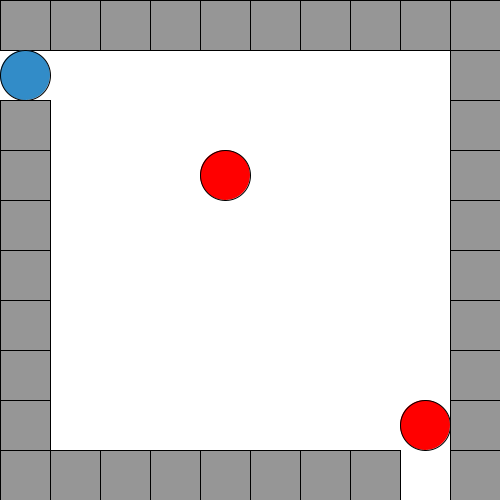
Frame 1 (no input)
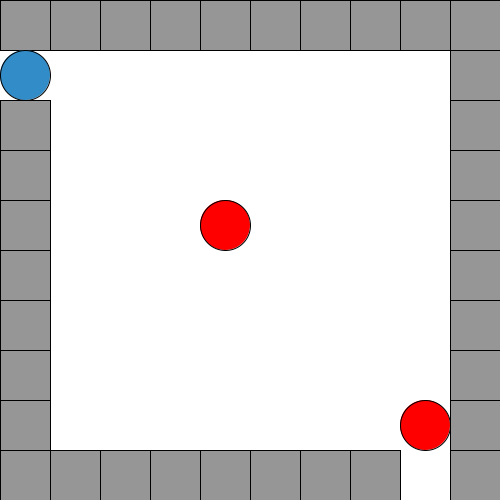
Frame 60 (the mouse pressed at the canvas centre just before this capture)
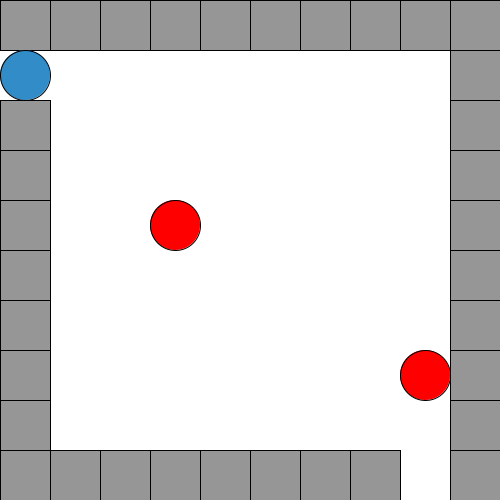
Frame 120 (the mouse held since frame 60 and released just before this capture)

The Processing sketch that drew these frames (run headless with seeded random() and noise(); from frame 60 on, the mouse is pressed at the canvas centre):

// Processing sketch: sketch_180523a
// ── sketch_180523a.pde
public class PixelGungeon{
    private Tile[][] map;
    private Player playerStore;
    private ArrayList<Monster> enemies = new ArrayList();
    private char[] dirs = {'w','d','s','a'};
    
    public PixelGungeon(){
  map = new Tile[10][10];
  mapGen();
    }

    public void mapGen(){
  for (int r = 0; r<map.length; r++){
      for (int c = 0; c<map[0].length; c++){
    map[r][c] = new Tile(r , c , false);
      }
  }
  for (int n=0; n<map[0].length; n++){
      map[0][n] = new Tile(0 , n , true);
      map[map.length-1][n] = new Tile( map.length - 1 , n , true);
  }
  for (int n=0; n<map.length; n++){
      map[n][0] = new Tile(n , 0 , true) ;
      map[n][map[0].length-1] = new Tile( n  , map[0].length - 1 , true);
  }
  map[0][1] = new Tile(0,1, false);
  map[8][9] = new Tile(8,9, false);
  Player b = new Player(10,10,"Jeff",0,1);
  map[0][1].PlayerOn(b);
  playerStore = b;
  Monster m = new Monster(10,10,"Bob",4,3);
  enemies.add(m);
  map[4][3].MonsterOn(m);
  Monster m2 = new Monster(10,10,"Bob2",8,8);
  enemies.add(m2);
  map[8][8].MonsterOn(m2);
    }


  public String toString(){
  String dump = "";
  if (map.length==0){
      return "[]";
  }
  for (int c=0; c<map.length; c++){
     for (int r=0; r<map[0].length; r++){
        if(map[r][c].isWall)
        {
        dump += "W";
        }
        else if(map[r][c].checkPlayer())
        {
        dump += "P";
        }
        else if(map[r][c].checkMonster())
        {
        dump += "M";
        }
        else if(map[r][c].isTile())
        {
        dump += " ";
        }
     }
     dump += "\n";
  }
  return dump;
  }
        
    public void moveRight(Character character) 
      {
        System.out.println("Move right");
          int row = character.getX();
          int col = character.getY();
          if(row + 1 < map.length){
              if (character instanceof Player){
              if(map[row + 1][col].checkMonster()) 
               {
                   map[row + 1][col].getMonster().setHealth(map[row + 1][col].getMonster().getHealth() - ((Player)character).Attack());
                   
                   if(map[row + 1][col].getMonster().getHealth() <= 0)
                     {
                         enemies.remove(map[row+1][col].getMonster());
                         map[row + 1][col].removeMonster();
                     }
               }
              else if(!(map[row+1][col].isWall()))
               {
               map[row][col].removePlayer();
               map[row+1][col].PlayerOn((Player)character);
               character.move('d');
               System.out.println("Player loc: " + row + ", " + col);
               }
              }
              else {
                if (!map[row + 1][col].checkMonster() && !map[row+1][col].checkPlayer() && !map[row+1][col].isWall()){
                 map[row][col].removeMonster();
                 map[row+1][col].MonsterOn((Monster)character);
                 character.move('d');
                 System.out.println("Monster loc: " + row + ", " + col);
                }
              }
            }
      }
     
     public void moveLeft(Character character) 
      {
        System.out.println("Move left");
          int row = character.getX();
          int col = character.getY();
          if(row - 1 >=0){
              if (character instanceof Player){
              if(map[row - 1][col].checkMonster()) 
               {
                   map[row - 1][col].getMonster().setHealth(map[row - 1][col].getMonster().getHealth() - ((Player)character).Attack());
                   
                   if(map[row - 1][col].getMonster().getHealth() <= 0)
                     {
                         enemies.remove(map[row-1][col].getMonster());
                         map[row - 1][col].removeMonster();
                     }
               }
              else if(!(map[row-1][col].isWall()))
               {
               map[row][col].removePlayer();
               map[row-1][col].PlayerOn((Player)character);
               character.move('a');
               System.out.println("Player loc: " + row + ", " + col);
               }
              }
              else {
                if (!map[row - 1][col].checkMonster() && !map[row-1][col].checkPlayer() && !map[row-1][col].isWall()){
                 map[row][col].removeMonster();
                 map[row-1][col].MonsterOn((Monster)character);
                 character.move('a');
                 System.out.println("Monster loc: " + row + ", " + col);
                }
              }
            }
      }
      
    public void moveUp(Character character) 
      {
        System.out.println("Move up");
          int row = character.getX();
          int col = character.getY();
          if(col-1>=0){
              if (character instanceof Player){
              if(map[row][col-1].checkMonster()) 
               {
                   map[row][col-1].getMonster().setHealth(map[row][col-1].getMonster().getHealth() - ((Player)character).Attack());
                   
                   if(map[row][col-1].getMonster().getHealth() <= 0)
                     {
                         enemies.remove(map[row][col-1].getMonster());
                         map[row][col-1].removeMonster();
                     }
               }
              else if(!(map[row][col-1].isWall()))
               {
               map[row][col].removePlayer();
               map[row][col-1].PlayerOn((Player)character);
               character.move('w');
               System.out.println("Player loc: " + row + ", " + col);
               }
              }
              else {
                if (!map[row][col-1].checkMonster() && !map[row][col-1].checkPlayer() && !map[row][col-1].isWall()){
                 map[row][col].removeMonster();
                 map[row][col-1].MonsterOn((Monster)character);
                 character.move('w');
                 System.out.println("Monster loc: " + row + ", " + col);
                }
              }
            }
      }
      
    public void moveDown(Character character) 
      {
        System.out.println("Move down");
          int row = character.getX();
          int col = character.getY();
          if(col+1<map.length){
              if (character instanceof Player){
              if(map[row][col+1].checkMonster()) 
               {
                   map[row][col+1].getMonster().setHealth(map[row][col+1].getMonster().getHealth() - ((Player)character).Attack());
                   
                   if(map[row][col+1].getMonster().getHealth() <= 0)
                     {
                         enemies.remove(map[row][col+1].getMonster());
                         map[row][col+1].removeMonster();
                     }
               }
              else if(!(map[row][col+1].isWall()))
               {
               map[row][col].removePlayer();
               map[row][col+1].PlayerOn((Player)character);
               character.move('s');
               System.out.println("Player loc: " + row + ", " + col);
               }
              }
              else {
                if (!map[row][col+1].checkMonster() && !map[row][col+1].checkPlayer() && !map[row][col+1].isWall()){
                 map[row][col].removeMonster();
                 map[row][col+1].MonsterOn((Monster)character);
                 character.move('s');
                 System.out.println("Monster loc: " + row + ", " + col);
                }
              }
            }
      }
      
    public void moveMain(char dir, Character character){
      if (dir == 'w'){
        moveUp(character);
      }
      else if (dir == 'd'){
        moveRight(character);
      }
      else if (dir == 's'){
        moveDown(character);
      }
      else if (dir == 'a'){
        moveLeft(character);
      }
    }
    
    public void monsterMove(){
    for (Monster m : enemies){
      char dir = dirs[floor(random(4))];
      moveMain(dir, m);
    }
    }
      
    void playerMove(char dir) {
      moveMain(dir, playerStore);
    }
    
    public void display(){
      for (int r=0; r<map.length; r++){
        for (int c=0; c<map[0].length; c++){
          if(map[r][c].isWall())
          {
            fill(150);
            rect(r*50, c*50, 50, 50);
          }
          else if(map[r][c].checkPlayer())
          {
            //System.out.println("player draw: " + r + ", " + c);
            ellipseMode(CORNER);
            fill(50,140,200);
            ellipse(r*50, c*50, 50, 50);
          }
          else if(map[r][c].checkMonster())
          {
            ellipseMode(CORNER);
            fill(255,0,0);
            ellipse(r*50, c*50, 50, 50);
          }
          //Makes floor gridded
          /*else
          {
            fill(255,255,255);
            rect(r*50, c*50, 50, 50);
          }*/
        }
      }
    }
}

PixelGungeon a;
int oldTime = millis();

   void keyPressed(){
     a.playerMove(key);
   }
   
  void setup(){
    size(500,500);
    a = new PixelGungeon();
  }
  
  void draw(){
    background(255);
    fill(0);
    text(frameRate, 20, 20);
    a.display();
    if (millis()-oldTime >= 1000){
      a.monsterMove();
      oldTime = millis();
    }
    //System.out.println(a);
  }
// ── Armor.pde
public class Armor
{
    int defense;
    int tier;
    String name ;
      
  public Armor (int buffness , int level, String nickname )
  {
      defense = buffness;
      tier = level;
      name = nickname;
  }
  
  public void setName (String a )
  {
     name = a ;
  }
       
  
  
  public String getName( )
  {
      return name; 
  }
  public int getTier ()  
  {
    return tier; 
  }
    
  public int getDefense()
  {
    return defense; 
  }
    
}
// ── Character.pde
abstract class Character 
{
    int health , mana;
    String name;
  int x, y;
  char dir;

    public int getHealth () 
    {
  return health; 
    }
    
    public void setHealth(int a) 
    {
  health = a;
    }

    public int getmana() 
    {
  return mana; 
    }
    
    public void setmana( int a )
    {
  mana = a ;
    }
    
    public String getName()
    {
  return name;
    }
    
    public void setName(String a)
    {
  name = a; 
    }

    public int getX()
    {
  return x;
    }
    
    public int getY()
    {
  return y;
    }

    public void setPos(int _x, int _y)
    {
    x = _x;
    y = _y;
    }
  
  public char getDir(){
    return dir;
  }
  
  public void setDir(char direction){
    dir = direction;
  }
    
    abstract void move(char direction);
}
// ── Monster.pde
public class Monster extends Character{
    
  public Monster(int h, int m, String n, int _x, int _y){
    health = h;
    mana = m;
    name = n;
    x = _x;
    y = _y;
  }
  public void move(char direction){
    dir = direction;
    if (direction == 'w'){
      setPos(getX(), getY()-1);
    }
    else if (direction == 'd'){
      setPos(getX()+1, getY());
    }
    else if (direction == 's'){
      setPos(getX(), getY()+1);
    }
    else if (direction == 'a'){
      setPos(getX()-1, getY());
    }
    else {
      System.out.println("Not a direction");
    }
  }
}
// ── Player.pde
public class Player extends Character{
  Weapon weaponStore;
  Armor armorStore;
  
  public Player(int h, int m, String n, int _x, int _y){
    health = h;
    mana = m;
    name = n;
    x = _x;
    y = _y;
    weaponStore = new Weapon(5 , 1 , 1 , "Excalibur");
    armorStore = new Armor(3 , 1 , "Junkan");
  }
  
  public int Attack()
  {
     return 
     (int)random(0 , 10) + weaponStore.getDamage();
  }
  
   public void move(char direction){
    dir = direction;
    if (direction == 'w'){
      setPos(getX(), getY()-1);
    }
    else if (direction == 'd'){
      setPos(getX()+1, getY());
    }
    else if (direction == 's'){
      setPos(getX(), getY()+1);
    }
    else if (direction == 'a'){
      setPos(getX()-1, getY());
    }
    else {
      System.out.println("Not a direction");
    }
  }
}
// ── Potion.pde
public class Potion{
  int potionRestore; 
  boolean isMana;
  
  public Potion(Boolean mana) 
  {
    int potionRestore = (int) random (10,20);
    isMana = mana;
  }
  
  public int getRestore() 
    {
      return potionRestore;
    }
  public boolean isMana() 
  {
    return isMana;
  }
}
  

// ── Tile.pde
public class Tile 
{
    Boolean hasPlayer,hasMonster,isWall;
    int row;
    int col; 
    Monster monsterStore = null; 
    Player playerStore = null;
    
    

    public Tile(int x , int y , Boolean Wall) 
    {
  row = x; 
  col = y; 
  isWall = Wall;
  hasPlayer = false;
  hasMonster = false;
    }
    
    public Boolean isWall() 
    {
  return isWall;
    }
    
    
    public Boolean isTile() 
    {
  if(!(isWall && hasPlayer && hasMonster))
      {
    return true ; 
      }
  else { return false;}
    }
    
    public void PlayerOn(Player a) 
    {
  if(!(hasMonster) && playerStore == null && !(isWall))
      {
    hasPlayer = true;
    playerStore = a;
      }
  
    }
    
    public void MonsterOn(Monster a) 
    {
  if(!(hasPlayer) && monsterStore == null && !(isWall))
      {
    hasMonster = true; 
    monsterStore = a;
      }
    }
    
    
    public void removePlayer() 
    {
  if(!(isWall) && playerStore != null && hasPlayer)
      {
    playerStore = null;
    hasPlayer = false;
      }
    }
    
    public void removeMonster() 
    {
  if(!(isWall) && monsterStore != null && hasMonster)
  monsterStore = null;
  hasMonster = false; 
    }
    
    public Boolean checkPlayer()
    {
  if(!(isWall))
      {
    return hasPlayer;
      }
  else{ return false;}
    }

    
    public Boolean checkMonster()
    {
  if(!(isWall))
      {
    return hasMonster;
      }
  else{ return false;}
    }
  
  public Player getPlayer(){
    return playerStore;
  }
  
  public Monster getMonster(){
    return monsterStore;
  }
}
// ── Weapon.pde
public class Weapon {
    int damage;
    int accuracy; 
    int tier; 
    String name; 
    
    public Weapon (int ouchies , int accuracies , int level ,String nickname) 
    {
       damage = ouchies; 
       accuracy = accuracies;
       tier = level;
       name = nickname;
    }
    
    public int getDamage() 
    {
        return damage; 
    }
    
    public int getAccuracy() 
    {
          return accuracy;
    }
     public int getTier() 
    {
           return tier;
    }
    public void setName( String a )
    {
      name = a; 
    }
    
    public String getName()
    {
      return name ;
    }
        
         
    
}
